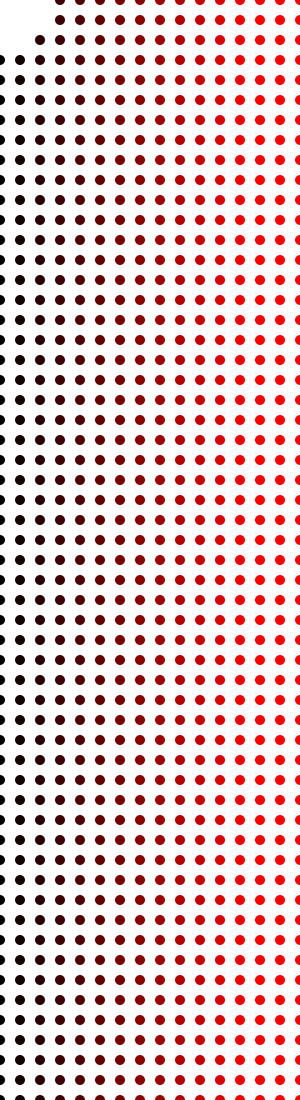
Frame 1 (no input)
Frame 60 (the mouse pressed at the canvas centre just before this capture): identical to frame 1, image omitted
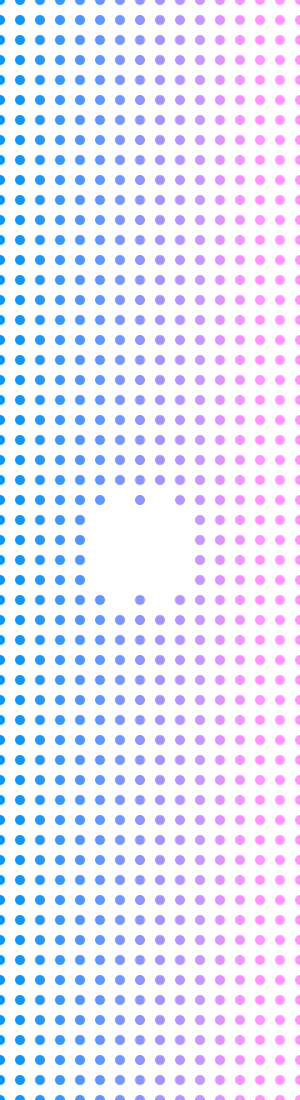
Frame 120 (the mouse held since frame 60 and released just before this capture)

The Processing sketch that drew these frames (run headless with seeded random() and noise(); from frame 60 on, the mouse is pressed at the canvas centre):

// Processing sketch: processing_115056
// ── processing_115056.pde

float r = 10;
void setup() {
  smooth();
  size(300,1100);
  noStroke();
}

void draw() {
  background(255);
  for (int i = 0; i <= 100; i++){
    for (int a = 0; a <= 50; a++){
      float d = dist(mouseX, mouseY, a*20, i*20);
      fill(a*20, mouseX, mouseY);
      if (d < r + 50) {
        r = 0;
      }
      else {
        r = 10;
      }
      ellipse(a*20, i*20,  r, r);
    }
  }
}
